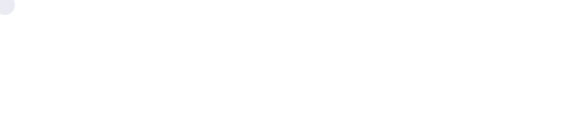
Frame 1 (no input)
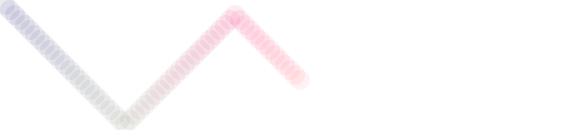
Frame 60 (the mouse pressed at the canvas centre just before this capture)
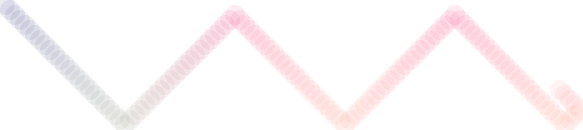
Frame 120 (the mouse held since frame 60 and released just before this capture)

The Processing sketch that drew these frames (run headless with seeded random() and noise(); from frame 60 on, the mouse is pressed at the canvas centre):

// Processing sketch: processing_53068
// ── processing_53068.pde


int x ;
int y ;
int speedx;
int speedy;


void setup() {
  size(583,130);
  smooth();
  background(255);
  x = 0;
  y = 0;
  speedx=5;
  speedy=5;
}
 

void draw(){



//first cube

x+=speedx;
y+=speedy;

//ball1
if (y>120){
  speedy=-5;
}

if (y<17){
  speedy=5;
}

if(x>579){
  speedx=-5;
}
if(x<15){
  speedx=5;
}

noStroke();
fill(x,y+4,100,20);
ellipse(x,y,20,20);





}
